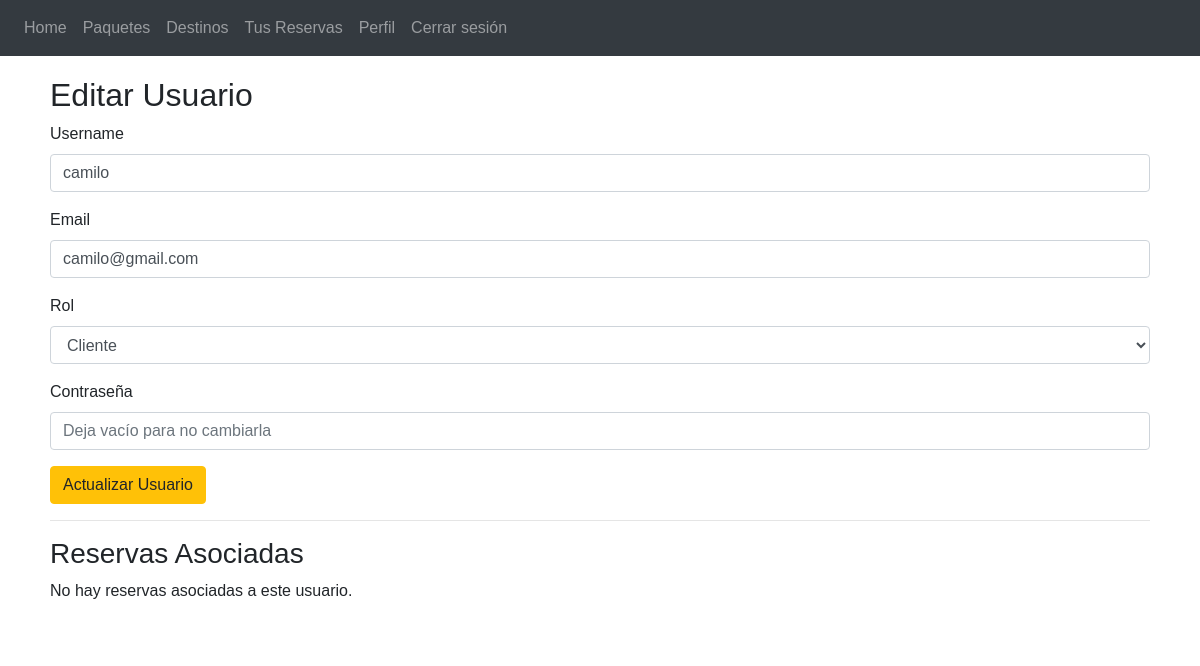
/admin/users/edit/6 (signed in), run on an earlier commit of the app's database.
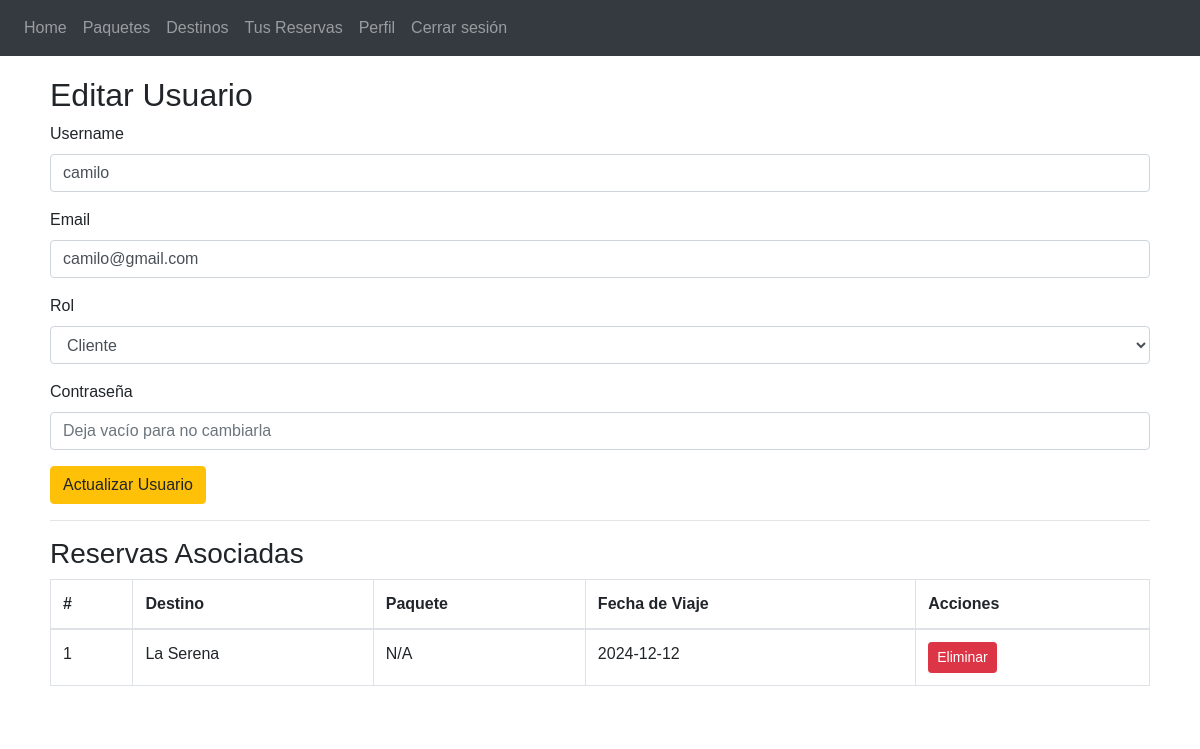
And on a later commit of the database.
### app/travel/models.py (models this page shows, shortened)
class Reservation(db.Model):
    __tablename__ = 'reservations'
    id = db.Column(db.Integer, primary_key=True)
    user_id = db.Column(db.Integer, db.ForeignKey('users.id'), nullable=False)
    destination_id = db.Column(db.Integer, db.ForeignKey('destinations.id'), nullable=True)  # Relación con Destination
    package_id = db.Column(db.Integer, db.ForeignKey('packages.id'), nullable=True)  # Relación con Package
    travel_date = db.Column(db.Date, nullable=False)
    created_at = db.Column(db.DateTime, default=datetime.utcnow)
    destination = db.relationship('Destination', backref='reservations_related', lazy=True)
    package = db.relationship('Package', backref='reservations_related', lazy=True)
    user = db.relationship('User', backref='user_reservations', lazy=True)

class Destination(db.Model):
    __tablename__ = 'destinations'
    id = db.Column(db.Integer, primary_key=True)
    name = db.Column(db.String(100), nullable=False)
    description = db.Column(db.Text, nullable=False)
    activities = db.Column(db.String(255), nullable=False)
    cost = db.Column(db.Float, nullable=False)
    reservations = db.relationship('Reservation', backref='destination_related', lazy=True)

### app/admin/routes.py (the view, shortened to what this page needs)
@admin.route('/users/edit/<int:id>', methods=['GET', 'POST'])
@login_required
def edit_user(id):
    user = User.query.get_or_404(id)
    reservations = Reservation.query.filter_by(user_id=id).all()
    return render_template('admin/edit_user.html', user=user, reservations = reservations)  # Formulario para editar usuario

### app/auth/models.py (called while the page is built)
    def is_admin(self):
        return self.role == 'admin'

### app/templates/admin/edit_user.html (shortened to what this page needs)
{% extends "base.html" %}
{% block content %}
  <h2>Editar Usuario</h2>
  <form method="POST">
    <div class="form-group">
      <label for="username">Username</label>
      <input type="text" class="form-control" name="username" value="{{ user.username }}" required>
    </div>
    <div class="form-group">
      <label for="email">Email</label>
      <input type="email" class="form-control" name="email" value="{{ user.email }}" required>
    </div>
    <div class="form-group">
      <label for="role">Rol</label>
      <select name="role" class="form-control">
        <option value="client" {% if user.role == 'client' %}selected{% endif %}>Cliente</option>
      </select>
    </div>
    <div class="form-group">
      <label for="password">Contraseña</label>
      <input type="password" class="form-control" name="password" placeholder="Deja vacío para no cambiarla">
    </div>
    <button type="submit" class="btn btn-warning">Actualizar Usuario</button>
  </form>
  <hr>
  <h3>Reservas Asociadas</h3>
  {% if reservations %}
    <table class="table table-bordered">
      <thead>
        <tr>
          <th>#</th>
          <th>Destino</th>
          <th>Paquete</th>
          <th>Fecha de Viaje</th>
          <th>Acciones</th>
        </tr>
      </thead>
      <tbody>
        {% for reservation in reservations %}
          <tr>
            <td>{{ reservation.id }}</td>
            <td>{{ reservation.destination.name if reservation.destination else 'N/A' }}</td>
            <td>{{ reservation.package.name if reservation.package else 'N/A' }}</td>
            <td>{{ reservation.travel_date }}</td>
            <td>
              <form action="{{ url_for('admin.delete_reservation', id=reservation.id) }}" method="POST" style="display:inline;">
                <button type="submit" class="btn btn-danger btn-sm">Eliminar</button>
              </form>
            </td>
          </tr>
        {% endfor %}
      </tbody>
    </table>
  {% else %}
    <p>No hay reservas asociadas a este usuario.</p>
  {% endif %}
{% endblock %}

What changed in the data, as far as the page shows it:
now on this page (row edited): Reservation: id "1", destination "La Serena", package "N/A", travel_date "2024-12-12"
Also different on the page:
text no longer shown: "No hay reservas asociadas a este usuario."
text now shown: "# Destino Paquete Fecha de Viaje Acciones"
